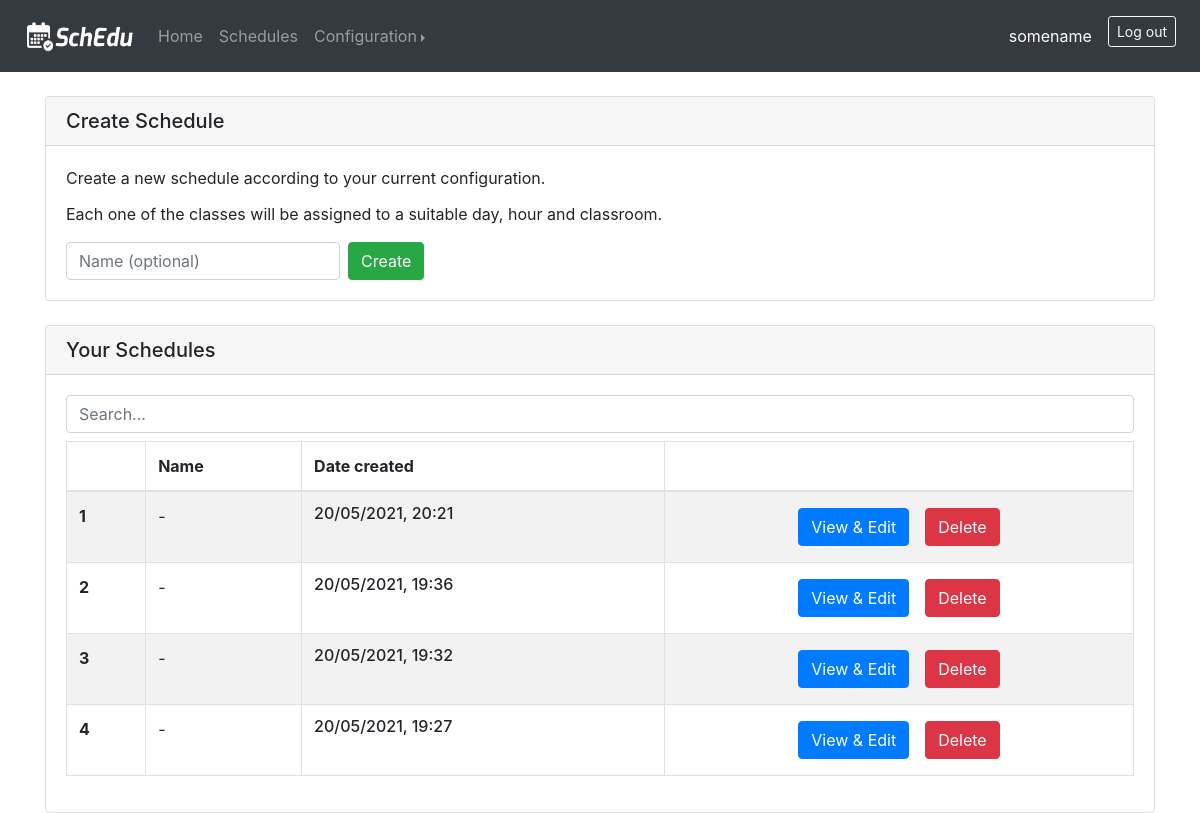
Screenshot of /schedules (signed in) with the database file from the repository.
### web_app/models.py (models this page shows)
class User(db.Model, UserMixin):
    id = db.Column(db.Integer, primary_key=True)
    email = db.Column(db.String(150), unique=True)
    name = db.Column(db.String(150))
    password = db.Column(db.String(150))
    classtimes = db.relationship('ClassTime', backref='user')
    days = db.relationship('Day', backref='user')
    classrooms = db.relationship('Classroom', backref='user')
    equipments = db.relationship('Equipment', backref='user')
    subjects = db.relationship('Subject', backref='user')
    students_groups = db.relationship('StudentsGroup', backref='user')
    teachers = db.relationship('Teacher', backref='user')
    classes = db.relationship('CourseClass', backref='user')
    schedules = db.relationship('Schedule', backref='user')

class Schedule(db.Model):
    schedule_id = db.Column(db.Integer, primary_key=True)
    name = db.Column(db.String(20))  # Can be None if the user chooses not to enter a name.
    classes = db.relationship('CourseClass', backref='schedule')
    user_id = db.Column(db.Integer, db.ForeignKey('user.id'))
    classtimes = db.relationship('ClassTime', backref='schedule')  # Assigned to the database sorted by index
    days = db.relationship('Day', backref='schedule')  # Assigned to the database sorted by index
    classrooms = db.relationship('Classroom', backref='schedule')
    equipments = db.relationship('Equipment', backref='schedule')
    subjects = db.relationship('Subject', backref='schedule')
    students_groups = db.relationship('StudentsGroup', backref='schedule')
    teachers = db.relationship('Teacher', backref='schedule')
    classes = db.relationship('CourseClass', backref='schedule')
    date_created = db.Column(db.DateTime)

### web_app/views.py (the view)
@views.route('/schedules', methods=['GET', 'POST'])
@login_required
def schedules():
    if request.method == 'POST':
        session["schedule_id"] = request.form['id']
        return redirect(url_for('views.show_schedule'))
    sorted_schedules = []
    sorted_schedules = sorted(current_user.schedules, key=get_datetime, reverse=True)  # Schedules sorted by date, latest first.
    return render_template('schedules.html', user=current_user, schedules=sorted_schedules)

### web_app/views.py (called while the page is built)
def get_datetime(schedule):
    return schedule.date_created

### web_app/templates/schedules.html (shortened to what this page needs)
{% extends 'base.html' %}
{% block body %}
<br>
<div class="card">
    <h5 class="card-header">Create Schedule</h5>
    <div class="card-body">
        <p class="card-title">Create a new schedule according to your current configuration.</p>
        <p class="card-text">Each one of the classes will be assigned to a suitable day, hour and classroom.</p>
        <form autocomplete="off" id="create_schedule" class="form-inline" action="{{ url_for('algorithm.create_schedule') }}" method='POST'>
            <div class="form-group mr-2">
                <input type="text" class="form-control" name="name" id="name" placeholder="Name (optional)">
            </div>
            <div class="form-group">
                <button id="btnFetch" type="submit" class="btn btn-success">Create</button>
            </div>
        </form>
    </div>
</div>
<br>
<div class="card">
    <h5 class="card-header">Your Schedules</h5>
    <div class="card-body">
        {% if schedules|length > 0 %}
            <input class="form-control mb-2" id="myInput" type="text" placeholder="Search...">
            <div class="table-responsive-md">
                <table class="table table-bordered table-striped">
                    <thead>
                    <tr>
                        <th scope="col"></th>
                        <th scope="col">Name</th>
                        <th scope="col">Date created</th>
                        <th scope="col"></th>
                    </tr>
                    </thead>
                    <tbody id="myTable">
                        {% set ns = namespace(index=1) %}
                        {% for schedule in schedules %}
                            <tr>
                                <th scope="row">{{ ns.index }}</th>
                                {% if schedule.name %}
                                    <td>{{ schedule.name }}</td>
                                {% else %}
                                <td>-</td>
                                {% endif %}
                                <td><h6>{{ schedule.date_created.strftime("%d/%m/%Y, %H:%M") }}</h6></td>
                                <td>
                                    <div class="row justify-content-center">
                                        <form method="post" action="{{ url_for('views.schedules') }}">
                                            <button class="btn btn-primary ml-2 mr-2 mt-1 mb-1" type="submit">View & Edit</button>
                                        </form>
                                        <form method="post" action="{{ url_for('views.delete_schedule') }}">
                                            <button class="btn btn-danger ml-2 mr-2 mt-1 mb-1" type="submit">Delete</button>
                                        </form>
                                    </div>
                                </td>
                            </tr>
                            {% set ns.index = ns.index + 1 %}
                        {% endfor %}
                    </tbody>
                </table>
            </div>
        {% else %}
            <h6>Currently there are no schedules</h6>
        {% endif %}
    </div>
</div>
{% endblock %}

### web_app/templates/base.html (shortened to what this page needs)
<!DOCTYPE html>
<html lang="en">
<head>
    <link rel="stylesheet" href="https://stackpath.bootstrapcdn.com/bootstrap/4.3.1/css/bootstrap.min.css">
    <link rel="stylesheet" href="https://cdn.jsdelivr.net/npm/bootstrap-select@1.13.14/dist/css/bootstrap-select.min.css">
</head>
<body>
    <nav class="navbar navbar-expand-lg navbar-dark bg-dark">
        <a class="navbar-brand ml-2" href="{{url_for('views.home')}}">
          <img src="/static/photos/navbarLogo.png" width="110" height="32" alt="">
        </a>
        <div class="collapse navbar-collapse" id="navbar">
          {% if user.is_authenticated %}
            <ul class="navbar-nav mr-auto">
              <li class="nav-item">
                <a class="nav-link" href="{{url_for('views.home')}}">Home <span class="sr-only">(current)</span></a>
              </li>
              <li class="nav-item">
                <a class="nav-link" href="{{ url_for('views.schedules') }}">Schedules</a>
              </li>
              <li class="nav-item dropdown">
                <div class="btn-group dropright">
                  <a class="nav-link dropdown-toggle" href="http://example.com" id="dropdown01" data-toggle="dropdown" aria-haspopup="true" aria-expanded="false">Configuration</a>
                </div>
              </li>
            </ul>
            <ul class="navbar-nav ml-auto">
              <li class="nav-item active">
                <a class="nav-link mr-2 mt-2 mb-2">{{ user.name }}<span class="sr-only">(current)</span></a>
              </li>
              <li class="nav-item">
                <a class="btn btn-outline-light mr-2 mt-2 mb-2 btn-sm" href="{{ url_for('auth.logout') }}">Log out</a>
              </li>
            </ul>
          {% endif %}
        </div>
    </nav>
    <div class="container">
      {% block body %} {% endblock %}
    </div>
</body>
</html>

### rows the page displays
User: name "somename"
Schedule: index "1", date_created "20/05/2021, 20:21"
Schedule: index "2", date_created "20/05/2021, 19:36"
Schedule: index "3", date_created "20/05/2021, 19:32"
Schedule: index "4", date_created "20/05/2021, 19:27"
